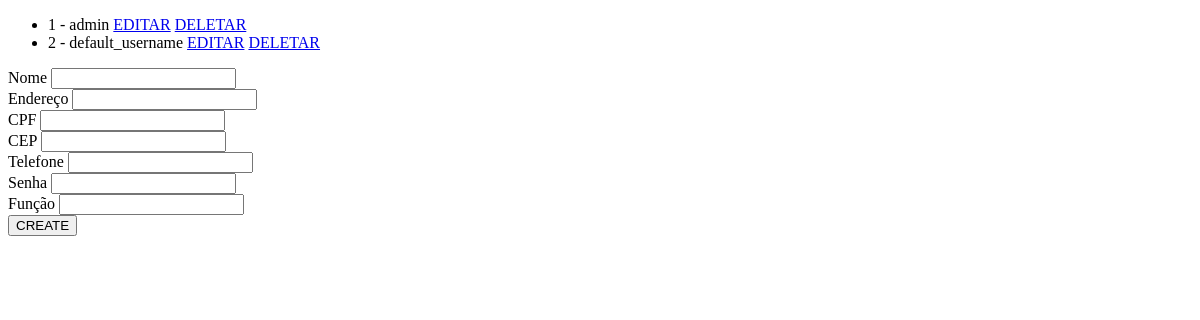
The app's page /CRUDfuncionario/, older data.
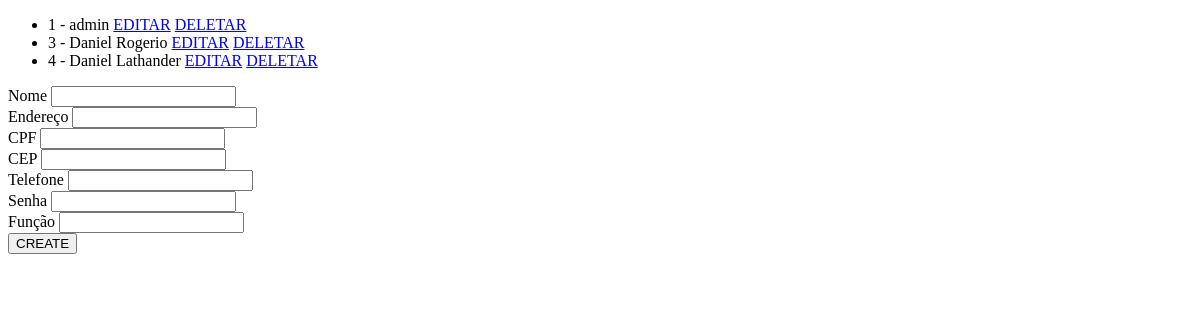
The same page, newer data.
### CRUDfuncionario/models.py (models this page shows, shortened)
class Funcionario(AbstractUser):
    idFuncionario = models.AutoField(primary_key=True)
    nivelDeAcesso = models.IntegerField(default=1)
    enderecoFuncionario = models.CharField(max_length=30)
    CPF = models.CharField(max_length=11)
    CEP = models.CharField(max_length=8)
    telefone = models.CharField(max_length=20)
    funcao = models.CharField(max_length=30)
    username = models.CharField(max_length=30,default='default_username', unique=True)
    password = models.CharField(max_length=100, default='default_password')

### CRUDfuncionario/views.py (the view)
# urls.py: path('', home),
def home(request):
    funcionarios = Funcionario.objects.all()
    return render(request, "index.html", {"funcionarios": funcionarios})

### CRUDfuncionario/templates/index.html (shortened to what this page needs)
<!DOCTYPE html>
<html lang = "en">
    <head>
    </html>
    <body>
        <ul>
            {% for funcionario in funcionarios %}
            <li>{{ funcionario.idFuncionario}} - {{funcionario.username}}
                <a href="{% url 'editar' funcionario.idFuncionario %}">EDITAR</a>
                <a href="{% url 'delete' funcionario.idFuncionario %}">DELETAR</a></li>
            {% endfor %}
        </ul>
        <form action = "{% url 'salvarFuncionario' %}" method = "POST">
            <label> Nome
                <input type="text",maxlength="30", name="username"><br>
                Endereço
                <input type="text", maxlength="30" name="enderecoFuncionario"><br>
                CPF
                <input type="text", maxlength="11" name="CPF"><br>
                CEP
                <input type="text", maxlength="8" name="CEP"><br>
                Telefone
                <input type="text", maxlength="20" name="telefone"><br>
                Senha
                <input type="text", maxlength="30" name="password"><br>
                Função
                <input type="text", maxlength="30" name="funcao"><br>
            </label>
            <button type="submit">CREATE</button>
        </form>
    </body>
</html>

Row changes from the older to the newer data that the page shows:
removed Funcionario: idFuncionario "2", username "default_username"
added Funcionario: idFuncionario "3", username "Daniel Rogerio"
added Funcionario: idFuncionario "4", username "Daniel Lathander"
